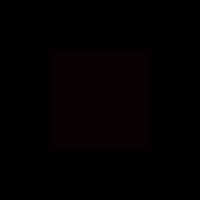
Frame 1 (no input)
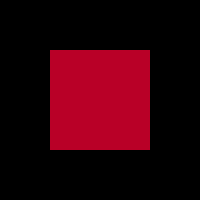
Frame 60 (the mouse pressed at the canvas centre just before this capture)
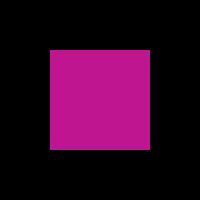
Frame 120 (the mouse held since frame 60 and released just before this capture)

The Processing sketch that drew these frames (run headless with seeded random() and noise(); from frame 60 on, the mouse is pressed at the canvas centre):

// Processing sketch: processing_60662
// ── processing_60662.pde

int x = 50;
int y = 50;
int w = 100;
int h = 100;
 
void setup() {
  size(200, 200);
   background(0);
}
 
void draw() {
 
  noStroke();
  fill(200,10,40,10);
   
 
  if (mouseX <= x+w && mouseX >= x && mouseY<= y+h && mouseY >= y) {
   fill(random(255),random(180),random(230));
   
  }
 
  rect(x, y, w, h);
}
